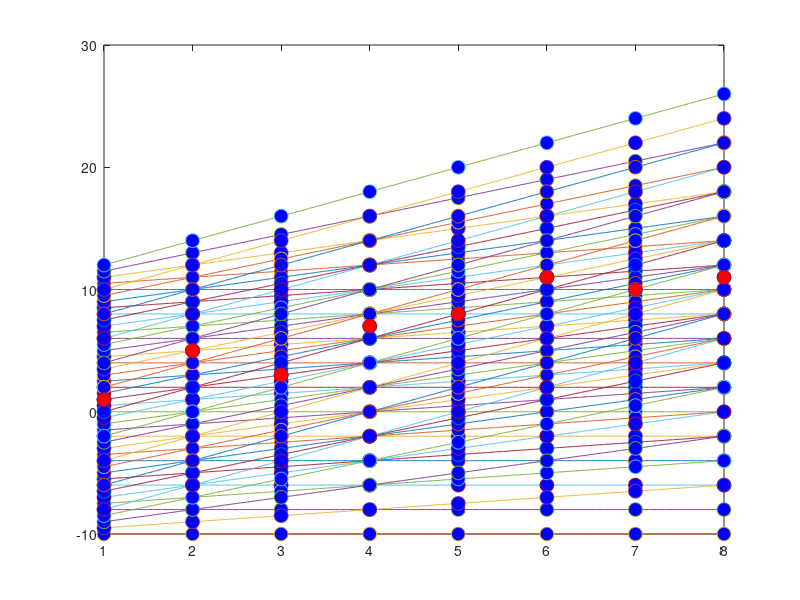

Write the MATLAB code that produced this figure.
clear all
close all

% initial points
x = [1 2 3 4 5 6 7 8];
yobs = [ 1 5 3 7 8 11 10 11];

% plot initial dataset (in red)
plot(x,yobs,'o','MarkerSize',10,'MarkerFaceColor','r')

% draw a test line (y = mx + c)
xvec = 1:0.01:8;
m = (yobs(end)-yobs(1))/(x(end)-x(1));
c = yobs(1);

for m = 0:0.5:2
    for c = -10:2:10
        yvec = m*xvec + c;

        % plot line
        hold on
        plot(xvec, yvec)

        % plot projection of initial dataset on line (in blue)
        ysyn = m*x + c;
        plot(x,ysyn,'o','MarkerSize',10,'MarkerFaceColor','b')

        % calculate error
        err_l1  = sum(abs(yobs-ysyn));
        %err_l2  = yobs  - ysyn
    end
end

plot(x,yobs,'o','MarkerSize',10,'MarkerFaceColor','r')